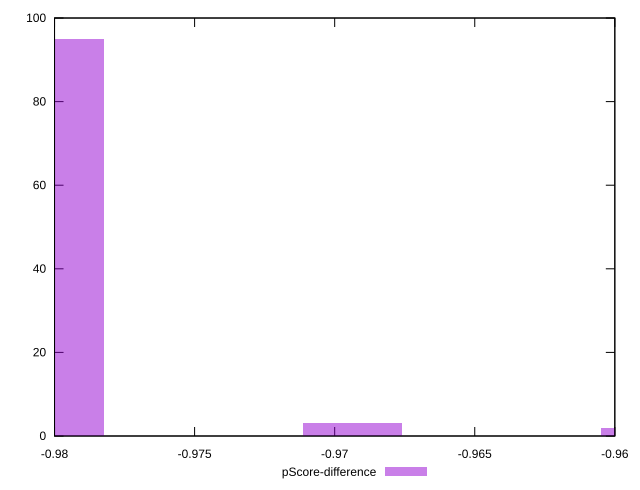

This chart was generated by the following gnuplot code:
reset

$pScoreDifference <<EOF
-0.9693710963117201 3
-0.9800235259415193 95
-0.9587186666819211 2
EOF

set key outside below
set boxwidth 0.0035508098765997076
set xrange [-0.98:-0.96]
set yrange [0:100]
set trange [0:100]
set style fill transparent solid 0.5 noborder
set terminal svg size 640, 490 enhanced background rgb 'white'
set output "report_0_00242021-02-20T12:25:28.543Z/total-byte-weight/samples/pages/pScore-difference/histogram.svg"

plot $pScoreDifference title "pScore-difference" with boxes

reset
